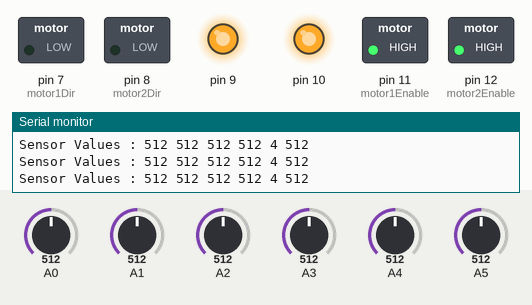
A sketch run on a simulated Arduino Uno, built for the host (arithmetic inside an expression is 32-bit, double 64-bit). On the bench: switched loads named in the sketch (green lamp = pin HIGH), output pins drawn as LEDs (lit = HIGH), the last lines printed to the serial monitor. The inputs (shaded band) are chosen by the test bench; at power-on: A0 = 512, A2 = 512, A1 = 512, A3 = 512, A4 = 512, A5 = 512.

Above: at 1.2 s.
1.3 s: A0 set to 264
2.8 s: A0 set to 231
At 4.0 s:
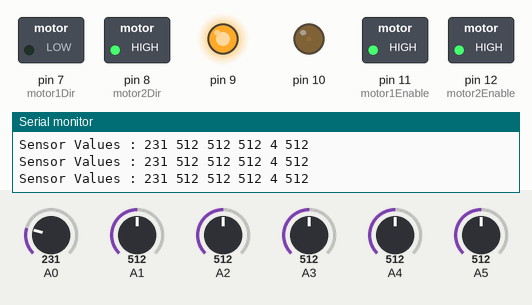
4.3 s: A0 set to 260
At 5.6 s:
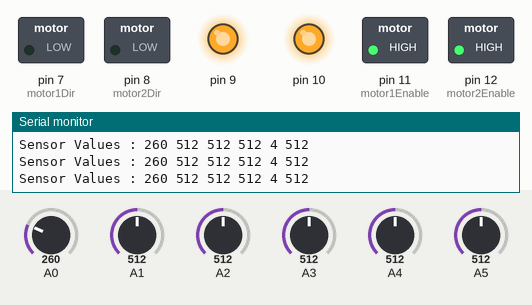
5.9 s: A2 set to 264
7.4 s: A2 set to 235
At 7.9 s:
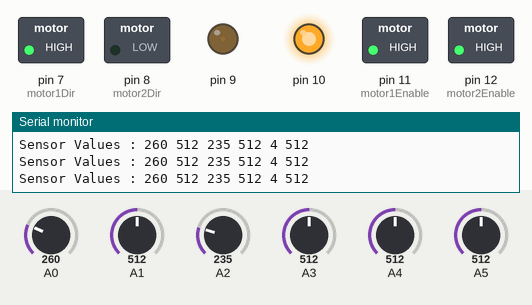
8.9 s: A2 set to 260
At 9.4 s:
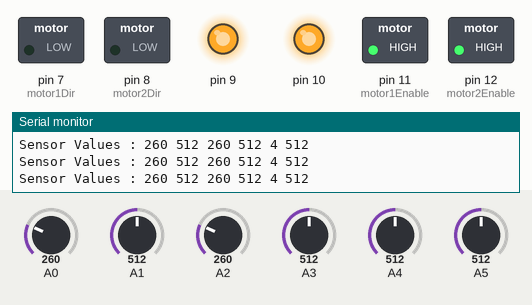
Timing chart, 0 to 11.5 s (numbered marks = the images above; inputs shaded):
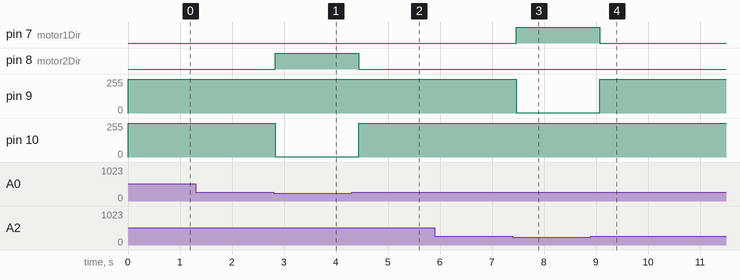

The sketch:

default_code.ino
```cpp
#define motor1Dir 7
#define motor2Dir 8
#define motor1PWM 9
#define motor2PWM 10
#define motor1Enable 11
#define motor2Enable 12

#include <avr/interrupt.h>


void initMotorDriver()
{
  pinMode(motor1Dir, OUTPUT);
  pinMode(motor2Dir, OUTPUT);

  pinMode(motor1Enable, OUTPUT);
  pinMode(motor2Enable, OUTPUT);
  digitalWrite(motor1Enable,HIGH);
  digitalWrite(motor2Enable,HIGH);

}


void setMotorVel(int dirPin, int pwmPin, int velocity){
  if (velocity >= 255) velocity = 255;
  if (velocity <= -255) velocity = -255;

  if (velocity == 0)
  {
    digitalWrite(dirPin, HIGH);
    digitalWrite(pwmPin, HIGH);
  }
  else if(velocity <0){  // Reverse
    digitalWrite(dirPin, HIGH);
    analogWrite(pwmPin, velocity);
  }
  else if(velocity >0){ // Forward
    digitalWrite(dirPin,LOW);
    analogWrite(pwmPin, 255+velocity);
  }
}


void setLeftMotorSpeed(int velocity)
{
  setMotorVel(motor1Dir, motor1PWM, velocity);

}

void setRightMotorSpeed(int velocity){
  setMotorVel(motor2Dir, motor2PWM, velocity);
}


void readLineSensor(int * outputArray)
{
  for (int i =0; i <6; i++)
  {
    outputArray[i] = analogRead(i);
  }
}

void setup(){
  Serial.begin(9600);
  initMotorDriver();
  setLeftMotorSpeed(0);
  setRightMotorSpeed(0);
//  initEncoders();

}

void goForward()
{
  setLeftMotorSpeed(255);
  setRightMotorSpeed(255);
}

void goRight()
{
  setLeftMotorSpeed(255);
  setRightMotorSpeed(-255);
}

void goLeft()
{
  setLeftMotorSpeed(-255);
  setRightMotorSpeed(255);
}


void loop()
{

  int sensors[4];

  readLineSensor(sensors);

  Serial.print("Sensor Values : " );

  for (int i =0; i <6; i++)
  {
    Serial.print( sensors[i]);
    Serial.print(" " );
  }

  Serial.println(" ");

  if(( sensors[0] <250) || (sensors[1] <250))  // 250 is a measured threshold between white & black
  {
    goRight();
    delay(100);
  }
   else if(( sensors[2] <250) || (sensors[3] <250))
  {
    goLeft();
    delay(100);
  }
  else
  goForward();

  delay(100);


}
```

Measured:
- the behaviour switches between 250 and 249 on A0 (found by bisection; images 0 and 1)
- the behaviour switches between 250 and 249 on A2 (found by bisection; images 2 and 3)
- after the input at 2.8 s, pin 8 (motor2Dir): LOW → HIGH at once; pin 10: 254/255 → 1/255 at once
- after the input at 4.3 s, pin 8 (motor2Dir): HIGH → LOW after 0.14 s; pin 10: 1/255 → 254/255 after 0.14 s
- after the input at 7.4 s, pin 7 (motor1Dir): LOW → HIGH after 0.06 s; pin 9: 254/255 → 1/255 after 0.06 s
- after the input at 8.9 s, pin 7 (motor1Dir): HIGH → LOW after 0.17 s; pin 9: 1/255 → 254/255 after 0.17 s
